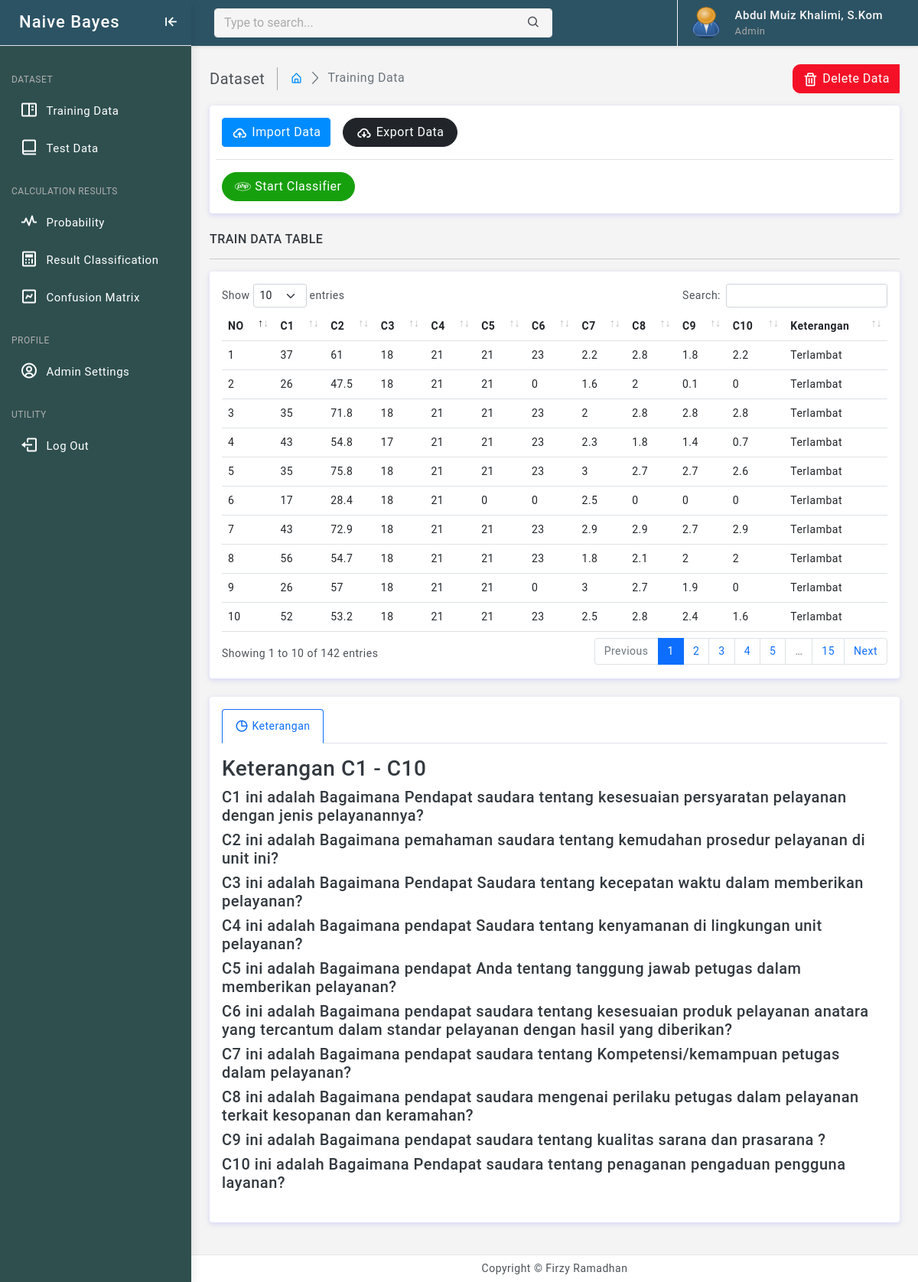
The page /konten.php (signed in) on the database its author committed.
### tables this page shows
CREATE TABLE `data_latih` (
  `id` int(11) NOT NULL,
  `jumlah_mk` double DEFAULT NULL,
  `absensi` double DEFAULT NULL,
  `sks_s1` double DEFAULT NULL,
  `sks_s2` double DEFAULT NULL,
  `sks_s3` double DEFAULT NULL,
  `sks_s4` double DEFAULT NULL,
  `ips_s1` double DEFAULT NULL,
  `ips_s2` double DEFAULT NULL,
  `ips_s3` double DEFAULT NULL,
  `ips_s4` double DEFAULT NULL,
  `kelas` varchar(50) NOT NULL
);

### tabel/training-data.php (the view, shortened to what this page needs)
<?php
include "koneksi.php";
$tampilUser = mysqli_query($koneksi, "SELECT * FROM data_latih ORDER BY id ");
?>
<div class="page-breadcrumb d-none d-sm-flex align-items-center mb-3">
    <div class="breadcrumb-title pe-3">Dataset</div>
    <div class="ps-3">
        <nav aria-label="breadcrumb">
            <ol class="breadcrumb mb-0 p-0">
                <li class="breadcrumb-item"><a href="konten.php"><i class="bx bx-home-alt"></i></a>
                </li>
                <li class="breadcrumb-item active" aria-current="page">Training Data</li>
            </ol>
        </nav>
    </div>
    <div class="ms-auto">
        <div class="btn-group">
            <button type="button" class="btn btn-danger" data-bs-toggle="modal" data-bs-target="#exampleDangerModal"><i
                    class='bx bx-trash mr-1'></i>Delete Data</button>
        </div>
    </div>
</div>
<div class="card">
    <div class="card-body ">
        <div class="row row-cols-auto g-3">
            <div class="col">
                <button type="button" class="btn btn-primary" data-bs-toggle="modal" data-bs-target="#modal-import"><i
                        class='bx bx-cloud-upload mr-1'></i>Import Data</button>
            </div>
            <div class="col">
                <a href="cetak/cetak.php" class="btn btn-dark px-3 radius-30"><i
                        class='bx bx-cloud-download mr-1'></i>Export Data</a>
            </div>
            <div class="w-100 border-top"></div>
            <div class="col">
                <a href="konten.php?page=mining" class="btn btn-success px-3 radius-30"> <i
                        class="lni lni-php mr-1"></i></i>Start Classifier</a>
            </div>
        </div>
    </div>
</div>
<h6 class="mb-0 text-uppercase">Train Data Table</h6>
<hr />
<div class="card">
    <div class="card-body">
        <div class="table-responsive">
            <table id="example" class="table" data-show-pagination-switch="true">
                <thead>
                    <tr>
                        <th>NO</th>
                        <th>C1</th>
                        <th>C2</th>
                        <th>C3</th>
                        <th>C4</th>
                        <th>C5</th>
                        <th>C6</th>
                        <th>C7</th>
                        <th>C8</th>
                        <th>C9</th>
                        <th>C10</th>
                        <th>Keterangan</th>
                    </tr>
                </thead>
                <tbody>
                    <?php
                    $nomer = 0;
                    while ($user = mysqli_fetch_array($tampilUser)) {
                        $nomer++;
                    ?>
                    <tr>
                        <td><?php echo $nomer; ?></td>
                        <td><?php echo $user['jumlah_mk']; ?></td>
                        <td><?php echo $user['absensi']; ?></td>
                        <td><?php echo $user['sks_s1']; ?></td>
                        <td><?php echo $user['sks_s2']; ?></td>
                        <td><?php echo $user['sks_s3']; ?></td>
                        <td><?php echo $user['sks_s4']; ?></td>
                        <td><?php echo $user['ips_s1']; ?></td>
                        <td><?php echo $user['ips_s2']; ?></td>
                        <td><?php echo $user['ips_s3']; ?></td>
                        <td><?php echo $user['ips_s4']; ?></td>
                        <td><?php echo $user['kelas']; ?></td>
                    </tr>
                    <?php
                    }
                    ?>
                </tbody>
            </table>
        </div>
    </div>
</div>
<div class="card">
    <div class="card-body">
        <ul class="nav nav-tabs nav-primary" role="tablist">
            <li class="nav-item" role="presentation">
                <a class="nav-link active" data-bs-toggle="tab" href="#primaryhome" role="tab" aria-selected="true">
                    <div class="d-flex align-items-center">
                        <div class="tab-icon"><i class='bx bx-pie-chart-alt font-18 me-1'></i>
                        </div>
                        <div class="tab-title">Keterangan</div>
                    </div>
                </a>
            </li>
        </ul>
        <div class="tab-content py-3">
            <div class="tab-pane fade show active" id="primaryhome" role="tabpanel">
                <h3>Keterangan C1 - C10</h3>
                <h5>C1 ini adalah Bagaimana Pendapat saudara tentang kesesuaian persyaratan pelayanan dengan jenis
                    pelayanannya?</h5>
                <h5>C2 ini adalah Bagaimana pemahaman saudara tentang kemudahan prosedur pelayanan di unit ini?</h5>
                <h5>C3 ini adalah Bagaimana Pendapat Saudara tentang kecepatan waktu dalam memberikan pelayanan?</h5>
                <h5>C4 ini adalah Bagaimana pendapat Saudara tentang kenyamanan di lingkungan unit pelayanan?</h5>
                <h5>C5 ini adalah Bagaimana pendapat Anda tentang tanggung jawab petugas dalam memberikan pelayanan?
                </h5>
                <h5>C6 ini adalah Bagaimana pendapat saudara tentang kesesuaian produk pelayanan anatara yang tercantum
                    dalam standar pelayanan dengan hasil yang diberikan?</h5>
                <h5>C7 ini adalah Bagaimana pendapat saudara tentang Kompetensi/kemampuan petugas dalam pelayanan?
                </h5>
                <h5>C8 ini adalah Bagaimana pendapat saudara mengenai perilaku petugas dalam pelayanan terkait kesopanan
                    dan keramahan?</h5>
                <h5>C9 ini adalah Bagaimana pendapat saudara tentang kualitas sarana dan prasarana ?</h5>
                <h5>C10 ini adalah Bagaimana Pendapat saudara tentang penaganan pengaduan pengguna layanan?</h5>
            </div>
        </div>
    </div>
</div>

### konten.php (shortened to what this page needs)
<!doctype html>
<html lang="en">
<head>
    <link rel="stylesheet" href="assets/plugins/notifications/css/lobibox.min.css" />
    <link href="assets/plugins/simplebar/css/simplebarr.css" rel="stylesheet" />
    <link href="assets/plugins/perfect-scrollbar/css/perfect-scrollbar.css" rel="stylesheet" />
    <link href="assets/plugins/metismenu/css/metisMenu.min.css" rel="stylesheet" />
    <link href="assets/plugins/datatable/css/dataTables.bootstrap5.min.css" rel="stylesheet" />
    <link rel="stylesheet" href="assets/sweet/sweetalert2.css">
    <link href="assets/css/pace.min.css" rel="stylesheet" />
    <link href="assets/css/bootstrap.min.css" rel="stylesheet">
    <link href="assets/css/bootstrap-extendedd.css" rel="stylesheet">
    <link href="assets/css/apps.css" rel="stylesheet">
    <link href="assets/css/iconss.css" rel="stylesheet">
    <link rel="stylesheet" href="assets/css/dark-theme.css" />
    <link rel="stylesheet" href="assets/css/semi-dark.css" />
    <link rel="stylesheet" href="assets/css/header-colors.css" />
</head>
<body>
    <div class="wrapper">
        <div class="sidebar-wrapper" data-simplebar="true">
            <div class="sidebar-header">
                <div>
                    <h4 class="logo-text">Naive Bayes</h4>
                </div>
                <div class="toggle-icon ms-auto"><i class='bx bx-arrow-to-left'></i>
                </div>
            </div>
            <ul class="metismenu" id="menu">
                <li class="menu-label">Dataset</li>
                <li>
                    <a href="konten.php?page=training-data">
                        <div class="parent-icon"><i class='bx bx-book-content'></i>
                        </div>
                        <div class="menu-title">Training Data</div>
                    </a>
                </li>
                <li>
                    <a href="konten.php?page=test-data">
                        <div class="parent-icon"><i class='bx bx-book-alt'></i>
                        </div>
                        <div class="menu-title">Test Data</div>
                    </a>
                </li>
                <li class="menu-label">Calculation Results</li>
                <li>
                    <a href="konten.php?page=probability">
                        <div class="parent-icon"><i class='bx bx-pulse'></i>
                        </div>
                        <div class="menu-title">Probability</div>
                    </a>
                </li>
                <li>
                    <a href="konten.php?page=result-classification">
                        <div class="parent-icon"><i class='bx bx-calculator'></i>
                        </div>
                        <div class="menu-title">Result Classification</div>
                    </a>
                </li>
                <li>
                    <a href="konten.php?page=confusion-matrix">
                        <div class="parent-icon"><i class='bx bx-chart'></i>
                        </div>
                        <div class="menu-title">Confusion Matrix</div>
                    </a>
                </li>
                <li class="menu-label">Profile</li>
                <li>
                    <a href="konten.php?page=users-data">
                        <div class="parent-icon"><i class='bx bx-user-circle'></i>
                        </div>
                        <div class="menu-title">Admin Settings</div>
                    </a>
                </li>
                <li class="menu-label">Utility</li>
                <li>
                    <a href="aksi-login/logout.php">
                        <div class="parent-icon"><i class='bx bx-log-out'></i>
                        </div>
                        <div class="menu-title">Log Out</div>
                    </a>
                </li>
            </ul>
        </div>
        <header>
            <div class="topbar d-flex align-items-center">
                <nav class="navbar navbar-expand">
                    <div class="search-bar flex-grow-1">
                        <div class="position-relative search-bar-box">
                            <input type="text" class="form-control search-control" placeholder="Type to search...">
                            <span class="position-absolute top-50 search-show translate-middle-y"><i
                                    class='bx bx-search'></i></span>
                        </div>
                    </div>
                    <div class="user-box dropdown">
                        <a class="d-flex align-items-center nav-link dropdown-toggle dropdown-toggle-nocaret" href="#"
                            role="button" data-bs-toggle="dropdown" aria-expanded="false">
                            <img src="assets/images/avatars/user.png" class="user-img" alt="user avatar">
                            <div class="user-info ps-3">
                                <p class="user-name mb-0"><?php echo "$_SESSION[nama]"; ?></p>
                                <p class="designattion mb-0"><?php echo "$_SESSION[hak_akses]"; ?></p>
                            </div>
                        </a>
                    </div>
                </nav>
            </div>
        </header>
        <div class="page-wrapper">
            <div class="page-content">
                <?php
                $page = (isset($_GET['page'])) ? $_GET['page'] : "main";
                switch ($page) {
                    default:
                        include 'tabel/training-data.php';
                }
                ?>
            </div>
        </div>
        <footer class="page-footer">
            <p class="mb-0">Copyright © Firzy Ramadhan</p>
        </footer>
    </div>
</body>
</html>

### assets/css/apps.css (style rules this page uses)
body { font-size: 14px; color: #4c5258; letter-spacing: .5px; overflow-x: hidden; background-color: #f4f4f4; font-family: Roboto, sans-serif }
a { text-decoration: none }
.wrapper { width: 100%; position: relative }
.sidebar-wrapper { width: 250px; height: 100%; position: fixed; top: 0; bottom: 0; left: 0; background: #fff; border-right: 0 solid #e4e4e4; z-index: 11; box-shadow: 0 .3rem .8rem rgba(0, 0, 0, .12) !important; transition: all .2s ease-out }
.sidebar-header { width: 250px; height: 60px; display: flex; align-items: center; position: fixed; top: 0; bottom: 0; padding: 0 15px; z-index: 5; background: #fff; background-clip: padding-box; border-bottom: 1px solid #e4e4e4; background-color: #2c5364; }
.logo-text { font-size: 22px; margin-left: 10px; margin-bottom: 0; letter-spacing: 1px; color: #ffffff }
.toggle-icon { font-size: 22px; cursor: pointer; color: #0d6efd }
.topbar { position: fixed; top: 0; left: 250px; right: 0; height: 60px; background: #fff; border-bottom: 1px solid rgb(228 228 228 / 0%); z-index: 10; box-shadow: 0 .125rem .25rem rgba(0, 0, 0, .075) !important }
.topbar .navbar { width: 100%; height: 60px; padding-left: 30px; padding-right: 30px; background-color: #2c5364; }
.page-wrapper { height: 100%; margin-top: 60px; margin-bottom: 30px; margin-left: 250px }
.page-content { padding: 1.5rem }
.page-footer { background: #fff; left: 250px; right: 0; bottom: 0; position: fixed; text-align: center; padding: 7px; font-size: 14px; border-top: 1px solid #e4e4e4; z-index: 3 }
.sidebar-wrapper ul { padding: 0; margin: 0; list-style: none; background: 0 0 }
.sidebar-wrapper .metismenu { background: 0 0; display: -webkit-box; display: -ms-flexbox; display: flex; padding: 10px; margin-top: 60px; -webkit-box-orient: vertical; -webkit-box-direction: normal; -ms-flex-direction: column; flex-direction: column; background-color: darkslategray; }
.sidebar-wrapper .metismenu li+li { margin-top: 5px }
.sidebar-wrapper .metismenu li:first-child { margin-top: 5px }
.sidebar-wrapper .metismenu li:last-child { margin-bottom: 5px }
.sidebar-wrapper .metismenu>li { display: -webkit-box; display: -ms-flexbox; display: flex; -webkit-box-orient: vertical; -webkit-box-direction: normal; -ms-flex-direction: column; flex-direction: column; position: relative }
.sidebar-wrapper .metismenu a { position: relative; display: flex; align-items: center; justify-content: left; padding: 8px 15px; font-size: 15px; color: #ffffff; outline-width: 0; text-overflow: ellipsis; overflow: hidden; letter-spacing: .5px; border: 1px solid #ffffff00; transition: all .3s ease-out }
.sidebar-wrapper .metismenu a .parent-icon { font-size: 24px; line-height: 1 }
.sidebar-wrapper .metismenu a .menu-title { margin-left: 10px }
.menu-label { padding: 20px 15px 5px 5px; color: #b0afaf; text-transform: uppercase; font-size: 12px; letter-spacing: .5px }
.breadcrumb-title { font-size: 20px; border-right: 1.5px solid #aaa4a4 }
.page-breadcrumb .breadcrumb li.breadcrumb-item { font-size: 16px }
.page-breadcrumb .breadcrumb-item+.breadcrumb-item::before { display: inline-block; padding-right: .5rem; color: #6c757d; font-family: LineIcons; content: "\ea5c" }
.font-18 { font-size: 18px }
.radius-30 { border-radius: 30px }
.nav-primary.nav-tabs .nav-link.active { color: #0d6efd; border-color: #0d6efd #0d6efd #fff }
.btn i { vertical-align: middle; font-size: 1.3rem; margin-top: -1em; margin-bottom: -1em; margin-right: 5px }
input::placeholder { color: #000 !important; opacity: .3 !important }
.search-bar-box { width: 75% }
.search-control { background-color: #f6f5f5; border: 1px solid #f2efef; padding-right: 2.5rem }
.search-show { font-size: 18px; right: 15px }
.dropdown-toggle-nocaret:after { display: none }
.user-img { width: 42px; height: 42px; border-radius: 50%; border: 0 solid #e5e5e5; padding: 0 }
.user-info .user-name { font-size: 15px; font-weight: 500; color: #faf7f7 }
.user-info .designattion { font-size: 13px; color: #a9a8a8 }
.user-box { display: flex; align-items: center; height: 60px; border-left: 1px solid #f0f0f0; margin-left: 1rem }

### rows shown on the page
data_latih: jumlah_mk "37", absensi "61", sks_s1 "18", sks_s2 "21", sks_s3 "21", sks_s4 "23", ips_s1 "2.2", ips_s2 "2.8", ips_s3 "1.8", ips_s4 "2.2", kelas "Terlambat"
data_latih: jumlah_mk "26", absensi "47.5", sks_s1 "18", sks_s2 "21", sks_s3 "21", sks_s4 "0", ips_s1 "1.6", ips_s2 "2", ips_s3 "0.1", ips_s4 "0", kelas "Terlambat"
data_latih: jumlah_mk "35", absensi "71.8", sks_s1 "18", sks_s2 "21", sks_s3 "21", sks_s4 "23", ips_s1 "2", ips_s2 "2.8", ips_s3 "2.8", ips_s4 "2.8", kelas "Terlambat"
data_latih: jumlah_mk "43", absensi "54.8", sks_s1 "17", sks_s2 "21", sks_s3 "21", sks_s4 "23", ips_s1 "2.3", ips_s2 "1.8", ips_s3 "1.4", ips_s4 "0.7", kelas "Terlambat"
data_latih: jumlah_mk "35", absensi "75.8", sks_s1 "18", sks_s2 "21", sks_s3 "21", sks_s4 "23", ips_s1 "3", ips_s2 "2.7", ips_s3 "2.7", ips_s4 "2.6", kelas "Terlambat"
data_latih: jumlah_mk "17", absensi "28.4", sks_s1 "18", sks_s2 "21", sks_s3 "0", sks_s4 "0", ips_s1 "2.5", ips_s2 "0", ips_s3 "0", ips_s4 "0", kelas "Terlambat"
data_latih: jumlah_mk "43", absensi "72.9", sks_s1 "18", sks_s2 "21", sks_s3 "21", sks_s4 "23", ips_s1 "2.9", ips_s2 "2.9", ips_s3 "2.7", ips_s4 "2.9", kelas "Terlambat"
data_latih: jumlah_mk "56", absensi "54.7", sks_s1 "18", sks_s2 "21", sks_s3 "21", sks_s4 "23", ips_s1 "1.8", ips_s2 "2.1", ips_s3 "2", ips_s4 "2", kelas "Terlambat"
data_latih: jumlah_mk "26", absensi "57", sks_s1 "18", sks_s2 "21", sks_s3 "21", sks_s4 "0", ips_s1 "3", ips_s2 "2.7", ips_s3 "1.9", ips_s4 "0", kelas "Terlambat"
data_latih: jumlah_mk "52", absensi "53.2", sks_s1 "18", sks_s2 "21", sks_s3 "21", sks_s4 "23", ips_s1 "2.5", ips_s2 "2.8", ips_s3 "2.4", ips_s4 "1.6", kelas "Terlambat"

### other values the page prints
$_SESSION[nama] "Abdul Muiz Khalimi, S.Kom"
$_SESSION[hak_akses] "Admin"
